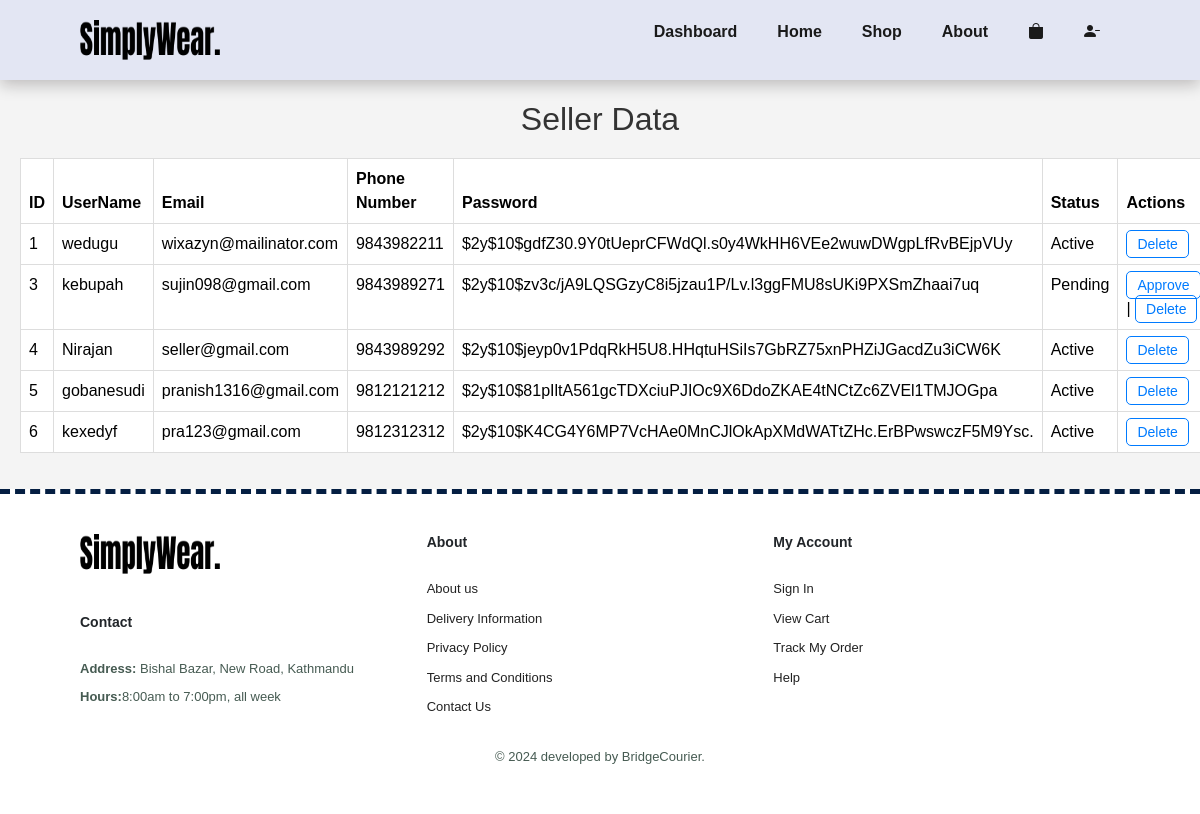
Page /view_sellers.php (signed in) on the committed database.
### tables this page shows
CREATE TABLE `seller_credentials` (
  `id` int(11) NOT NULL,
  `username` varchar(100) NOT NULL,
  `email` varchar(255) NOT NULL,
  `phone_number` varchar(15) NOT NULL,
  `address` text NOT NULL,
  `password` varchar(255) NOT NULL,
  `status` enum('pending','active') DEFAULT 'pending'
);

### functions.php (called while the page is built, shortened)
<?php
    function getSellers(){
        try {
            $connect = new mysqli('localhost','root','','bridge_courier');
            $sql = "select * from seller_credentials";
            $result = $connect->query($sql);
            $sellers = [];
            if ($result->num_rows > 0) {
                while ($record= $result->fetch_assoc()) {
                    array_push($sellers,$record);
                }
            }
            return $sellers;
        } catch (\Throwable $th) {
           die('Error: ' . $th->getMessage());
        }
    }
   function getAdminById($id){
        try {
            $connect = new mysqli('localhost','root','','bridge_courier');
            $sql = "select * from admin where admin_id=$id";
            $result = $connect->query($sql);
            if ($result->num_rows == 1) {
                $record = $result->fetch_assoc();
                return $record;
            }
            return false;
        } catch (\Throwable $th) {
           die('Error: ' . $th->getMessage());
        }
    }

### view_sellers.php (the view, shortened to what this page needs)
<?php
require_once 'functions.php';
$result = getSellers();
?>
<!DOCTYPE html>
<html lang="en">
<head>
    <link rel="stylesheet" href="css/main.css?v=<?php echo time(); ?>">
    <link href="https://cdn.jsdelivr.net/npm/bootstrap@5.3.3/dist/css/bootstrap.min.css?v=<?php echo time(); ?>" rel="stylesheet">
    <link rel="stylesheet" href="https://cdn.jsdelivr.net/npm/bootstrap-icons@1.11.3/font/bootstrap-icons.min.css?v=<?php echo time(); ?>">
</head>
<body>
<section id="header">
    <?php require "navbar.php"; ?>
    </section>
    <div class="body-container">
        <h1 class="header-title">Seller Data</h1>
        <table class="table">
            <thead>
                <tr>
                    <th class="table-header">ID</th>
                    <th class="table-header">UserName</th>
                    <th class="table-header">Email</th>
                    <th class="table-header">Phone Number</th>
                    <th class="table-header">Password</th>
                    <th class="table-header">Status</th>
                    <th class="table-header">Actions</th>
                </tr>
            </thead>
            <tbody>
                <?php
                if (is_array($result) && count($result) > 0) {
                    foreach($result as $row) {
                        echo "<tr>";
                        echo "<td class='table-cell'>" . $row['id'] . "</td>";
                        echo "<td class='table-cell'>" . $row['username'] . "</td>";
                        echo "<td class='table-cell'>" . $row['email'] . "</td>";
                        echo "<td class='table-cell'>" . $row['phone_number'] . "</td>";
                        echo "<td class='table-cell'>" . $row['password'] . "</td>";
                        echo "<td class='table-cell status'>" . $row['status'] . "</td>";
                        echo "<td class='table-cell'>";
                        if ($row['status'] == 'pending') {
                            echo "<a href='approve_seller.php?id=" . $row['id'] . "' class='action-link'>Approve</a> | ";
                        }
                        echo "<a href='delete_seller.php?id=" . $row['id'] . "' class='action-link' onclick='return confirm(\"Are you sure you want to delete this seller?\")'>Delete</a>";
                        echo "</td>";
                        echo "</tr>";
                    }
                } else {
                    echo "<tr><td colspan='7' class='no-results'>No sellers found</td></tr>";
                }
                ?>
            </tbody>
        </table>
    </div>
    <?php require "footer.php"; ?>
</body>
</html>

### css/global.css (style rules this page uses)
* { margin: 0; padding: 0; box-sizing: border-box; font-family: Arial, Helvetica, sans-serif; }
h1 { font-size: 60px; line-height: 64px; color: #252525; }
body { width: 100%; }

### css/index.css (style rules this page uses)
#header { display: flex; align-items: center; justify-content: space-between; padding: 20px 80px; background: #e3e6f3; box-shadow: 0 5px 15px rgba(11, 0, 0, 0.231); z-index: 999; position: sticky; top: 0; left: 0; }

### css/admin.css (style rules this page uses)
body { font-family: Arial, sans-serif; background-color: #f4f4f4; margin: 0; padding: 0; }
h1 { text-align: center; color: #333; }

### css/seller_data.css (style rules this page uses)
* { margin: 0; padding: 0; box-sizing: border-box; }
.body-container { font-family: Arial, sans-serif; background-color: #f4f4f4; padding: 20px; }
.header-title, .sub-header-title { text-align: center; margin-bottom: 20px; font-size: 2em; color: #333; }
.table { width: 100%; border-collapse: collapse; margin-top: 20px; background-color: #fff; }
.table-header, .table-cell { padding: 10px; text-align: left; border: 1px solid #ddd; }
.table-header { background-color: #4CAF50; color: white; }
.table-cell { color: #555; }
.table-cell.status { text-transform: capitalize; }
.action-link { color: #007BFF; text-decoration: none; padding: 5px 10px; border: 1px solid #007BFF; border-radius: 5px; font-size: 14px; margin-right: 10px; transition: background-color 0.3s ease, color 0.3s ease; }

### rows in the picture
seller_credentials: id "1", username "wedugu", email "wixazyn@mailinator.com", phone_number "9843982211", password "$2y$10$gdfZ30.9Y0tUeprCFWdQl.s0y4WkHH6VEe2wuwDWgpLfRvBEjpVUy", status "Active"
seller_credentials: id "3", username "kebupah", email "sujin098@gmail.com", phone_number "9843989271", password "$2y$10$zv3c/jA9LQSGzyC8i5jzau1P/Lv.l3ggFMU8sUKi9PXSmZhaai7uq", status "Pending"
seller_credentials: id "4", username "Nirajan", email "seller@gmail.com", phone_number "9843989292", password "$2y$10$jeyp0v1PdqRkH5U8.HHqtuHSiIs7GbRZ75xnPHZiJGacdZu3iCW6K", status "Active"
seller_credentials: id "5", username "gobanesudi", email "pranish1316@gmail.com", phone_number "9812121212", password "$2y$10$81pIltA561gcTDXciuPJIOc9X6DdoZKAE4tNCtZc6ZVEl1TMJOGpa", status "Active"
seller_credentials: id "6", username "kexedyf", email "pra123@gmail.com", phone_number "9812312312", password "$2y$10$K4CG4Y6MP7VcHAe0MnCJlOkApXMdWATtZHc.ErBPwswczF5M9Ysc.", status "Active"
